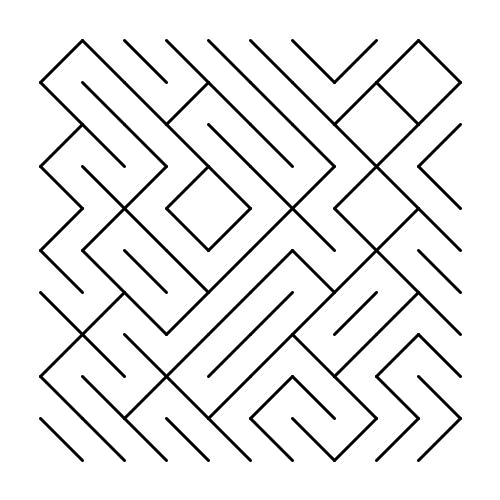
Frame 1 (no input)
Frame 60 (the mouse pressed at the canvas centre just before this capture): identical to frame 1, image omitted
Frame 120 (the mouse held since frame 60 and released just before this capture): identical to frame 1, image omitted

The Processing sketch that drew this single still picture (run headless with seeded random() and noise(); from frame 60 on, the mouse is pressed at the canvas centre):

// Processing sketch: dibujaPatterns_00
// ── dibujaPatterns_00.pde
boolean show = true; 
int N = 10;
int mode = 0;
void setup() {

  size(500, 500);
  stroke(0);
  strokeWeight(3);
}


void draw() {

  if (show) {
    background(255);
    render(40, N);
    show = false;
  }
}

void render(float space, int n) {
  float step = width - 2*space;
  step /= n;
  for (float x = space; x < width - space; x+=step) {
    for (float y = space; y < height - space; y+=step) {
      drawing(x, y, step, mode);
    }
  }
}


void drawing(float x, float y, float L, int m) {

  switch(m) {
  case 0:
    noFill();
    stroke(0);
    if (random(1) < 0.5) {
      line(x, y, x+L, y+L);
    } else {
      line(x+L, y, x, y+L);
    }
    break;
  case 1:
    noFill();
    stroke(0);
    if (random(1) < 0.5) {
      arc(x, y, 2*L, 2*L, 0, PI/2);
    } else {
      arc(x+L, y, 2*L, 2*L, PI/2, PI);
    }
    break;
  case 2:
    noFill();
    stroke(0);
    if (random(1) < 0.5) {
      bezier(x, y, x, y+L/2, x+L, y+L/2, x+L, y+L);
    } else {
      bezier(x+L, y, x+L, y+L/2, x, y+L/2, x, y+L);
    }
    break;

  case 3:
    noStroke();
    fill(0);
    rect(x, y, L, L);
    fill(255);
    if (random(1) < 0.5) {

      arc(x, y, 2*L, 2*L, 0, PI/2);
    } else {
      arc(x+L, y, 2*L, 2*L, PI/2, PI);
    }
    break;

  case 4:
    noStroke();
    fill(0);
    rect(x, y, L, L);
    fill(255);
    if (random(1) < 0.5) {

      ellipse(x+L/2, y+L/2, L, L);
    } else {

      triangle(x+L/2, y, x, y+L, x+L, y+L);
    }
    break;
  case 5:
    noFill();
    stroke(0);
    line(x, y+random(L), x, y+random(L));
    break;
  case 6:
    noFill();
    stroke(0);
    line(x, y+random(L), x+L, y+random(L));
    break;
  }
}


void keyPressed() {
  show = !show;

  if (key == CODED) {
    if (keyCode == UP) {
      N++;
    }
    if (keyCode == DOWN) {

      N = N > 0 ? N-1 : 0;
    }
    if (keyCode == LEFT) {
      mode++;
    }
    if (keyCode == RIGHT) {

      mode--;
    }
    mode = mode % 7;
    mode = abs(mode);
    println(mode);
  }
}
